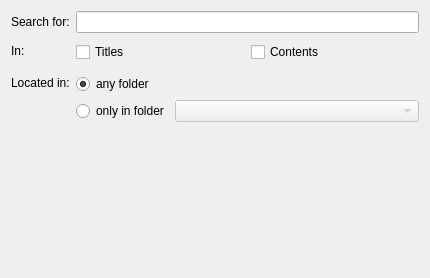
<?xml version="1.0" encoding="UTF-8"?>
<ui version="4.0">
 <class>SearchWidget</class>
 <widget class="QWidget" name="SearchWidget">
  <property name="geometry">
   <rect>
    <x>0</x>
    <y>0</y>
    <width>430</width>
    <height>278</height>
   </rect>
  </property>
  <layout class="QFormLayout" name="formLayout">
   <property name="fieldGrowthPolicy">
    <enum>QFormLayout::AllNonFixedFieldsGrow</enum>
   </property>
   <item row="0" column="0">
    <widget class="QLabel" name="label">
     <property name="text">
      <string>Search for:</string>
     </property>
    </widget>
   </item>
   <item row="0" column="1">
    <widget class="KLineEdit" name="searchText">
     <property name="showClearButton" stdset="0">
      <bool>true</bool>
     </property>
    </widget>
   </item>
   <item row="1" column="0">
    <widget class="QLabel" name="label_2">
     <property name="text">
      <string>In:</string>
     </property>
    </widget>
   </item>
   <item row="1" column="1">
    <widget class="QWidget" name="widget" native="true">
     <layout class="QGridLayout" name="gridLayout">
      <property name="leftMargin">
       <number>0</number>
      </property>
      <property name="topMargin">
       <number>3</number>
      </property>
      <property name="rightMargin">
       <number>0</number>
      </property>
      <property name="bottomMargin">
       <number>3</number>
      </property>
      <item row="0" column="0">
       <widget class="QCheckBox" name="inTitles">
        <property name="text">
         <string>Titles</string>
        </property>
       </widget>
      </item>
      <item row="0" column="1">
       <widget class="QCheckBox" name="inContents">
        <property name="text">
         <string>Contents</string>
        </property>
       </widget>
      </item>
     </layout>
    </widget>
   </item>
   <item row="2" column="0">
    <widget class="QLabel" name="label_5">
     <property name="text">
      <string>Located in:</string>
     </property>
    </widget>
   </item>
   <item row="2" column="1">
    <widget class="QWidget" name="widget_2" native="true">
     <layout class="QGridLayout" name="gridLayout_2" columnstretch="0,1">
      <property name="leftMargin">
       <number>0</number>
      </property>
      <property name="topMargin">
       <number>3</number>
      </property>
      <property name="rightMargin">
       <number>0</number>
      </property>
      <property name="bottomMargin">
       <number>3</number>
      </property>
      <item row="0" column="0">
       <widget class="QRadioButton" name="locatedInAnyCollection">
        <property name="text">
         <string>any folder</string>
        </property>
        <property name="checked">
         <bool>true</bool>
        </property>
       </widget>
      </item>
      <item row="1" column="0">
       <widget class="QRadioButton" name="locatedInSpecificCollection">
        <property name="text">
         <string>only in folder</string>
        </property>
       </widget>
      </item>
      <item row="1" column="1">
       <widget class="Akonadi::CollectionComboBox" name="collectionCombo">
        <property name="enabled">
         <bool>false</bool>
        </property>
       </widget>
      </item>
     </layout>
    </widget>
   </item>
  </layout>
 </widget>
 <customwidgets>
  <customwidget>
   <class>KLineEdit</class>
   <extends>QLineEdit</extends>
   <header>klineedit.h</header>
  </customwidget>
  <customwidget>
   <class>Akonadi::CollectionComboBox</class>
   <extends>QComboBox</extends>
   <header location="global">akonadi/collectioncombobox.h</header>
  </customwidget>
 </customwidgets>
 <resources/>
 <connections>
  <connection>
   <sender>locatedInSpecificCollection</sender>
   <signal>toggled(bool)</signal>
   <receiver>collectionCombo</receiver>
   <slot>setEnabled(bool)</slot>
   <hints>
    <hint type="sourcelabel">
     <x>138</x>
     <y>235</y>
    </hint>
    <hint type="destinationlabel">
     <x>217</x>
     <y>239</y>
    </hint>
   </hints>
  </connection>
 </connections>
</ui>
